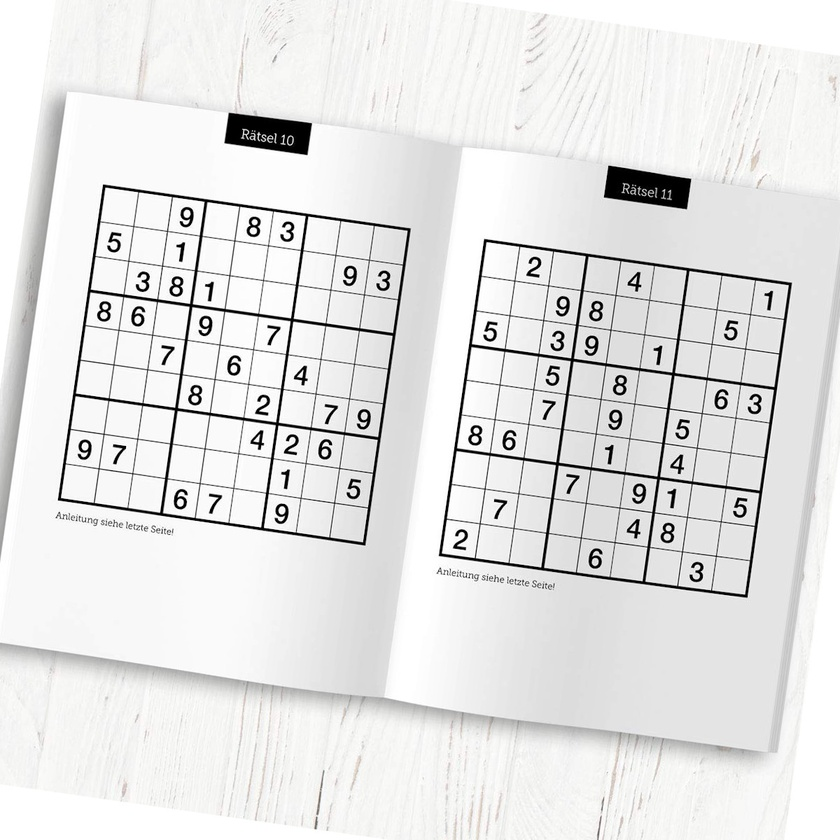
#> input picture thomas/img/sudoku.jpg, 840 x 840 px, shrunk from 1200 x 1200 before the run, found by its file name
$ python houghLine.py
#> lines starting #> are read from the running program, lines starting #| are printed output that depends on the picture; after the words box and inside, x2 and y2 are one past the last pixel; in counts of white or black regions, pixels touching at a corner belong together
# https://opencv-python-tutroals.readthedocs.io/en/latest/py_tutorials/py_imgproc/py_houghlines/py_houghlines.html

import cv2
import numpy as np

img = cv2.imread('img/sudoku.jpg')
#> img is the input picture: shape (840, 840, 3); mean B, G, R 228.2, 228.8, 228.8
gray = cv2.cvtColor(img,cv2.COLOR_BGR2GRAY)
edges = cv2.Canny(gray,150,250,apertureSize = 3)
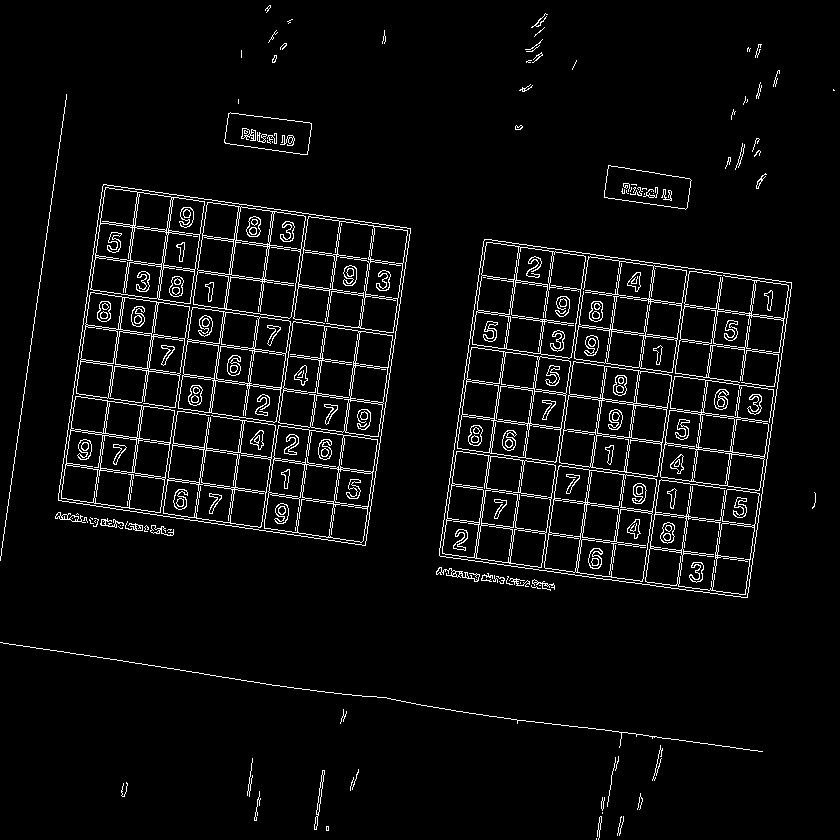
#> edges: shape (840, 840); 4.7% white in thin lines or dots
minLineLength = 100
maxLineGap = 10
lines = cv2.HoughLinesP(edges,1,np.pi/180,100,minLineLength,maxLineGap)
#> lines = 250 rows, first 6: [357, 434, 369, 435], [598, 258, 652, 265], [591, 467, 616, 470], [13, 470, 21, 408], [627, 404, 647, 406], [536, 389, 565, 393]
for x1,y1,x2,y2 in lines[0]:
    cv2.line(img,(x1,y1),(x2,y2),(255,0,0),2)
#> this loop made 1 pass
#> img: shape (840, 840, 3); 0.01% of pixels changed, all inside (x1, y1, x2, y2) = (356, 433, 371, 437)

gray = cv2.cvtColor(img,cv2.COLOR_BGR2GRAY)
edges = cv2.Canny(gray,50,150,apertureSize = 3)
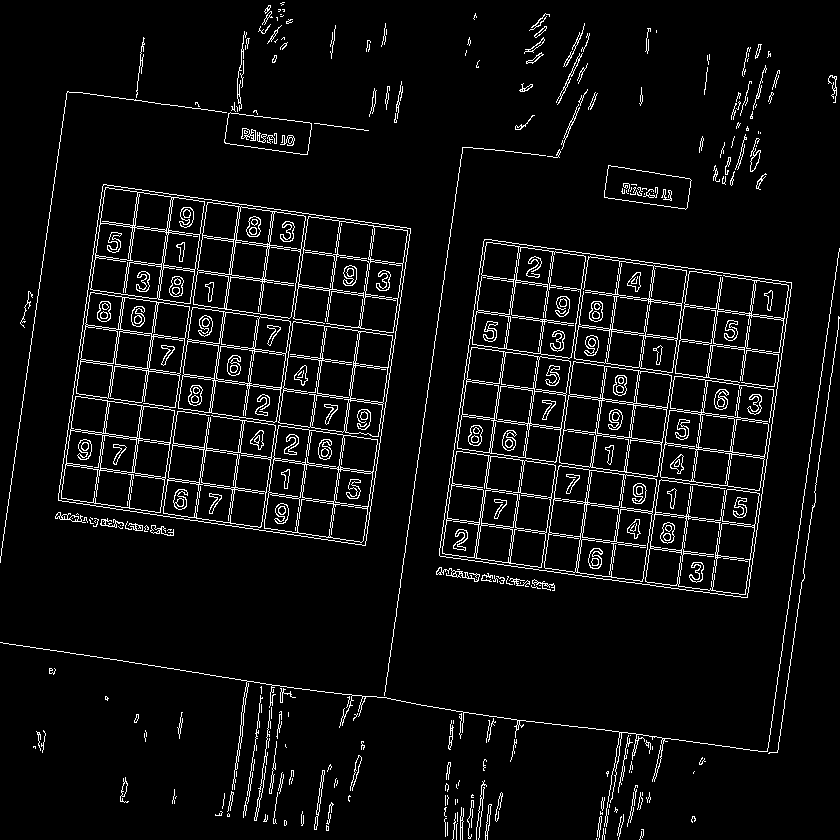
#> edges: shape (840, 840); 5.6% white in thin lines or dots

lines = cv2.HoughLines(edges,1,np.pi/180,200)
#> lines = 59 rows, first 8: [242, 1.71], [312, 1.71], [310, 1.71], [417, 1.71], [347, 1.71], [415, 1.71], [240, 1.71], [380, 1.71]
for rho,theta in lines[0]:
    a = np.cos(theta)
    b = np.sin(theta)
    x0 = a*rho
    y0 = b*rho
    x1 = int(x0 + 1000*(-b))
    y1 = int(y0 + 1000*(a))
    x2 = int(x0 - 1000*(-b))
    y2 = int(y0 - 1000*(a))

    cv2.line(img,(x1,y1),(x2,y2),(0,0,255),2)
#> this loop made 1 pass
#> (rho, theta, a, b, x0, y0, x1, y1) on pass 1: (242, 1.71, -0.139, 0.99, -33.68, 239.6, -1023, 100)
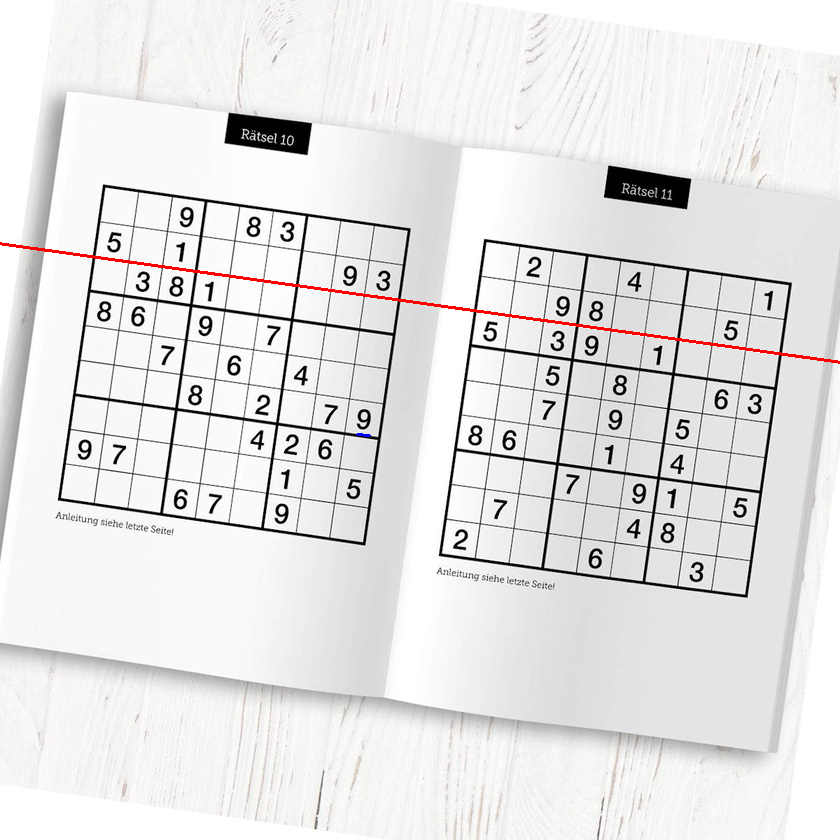
#> img: shape (840, 840, 3); mean B, G, R 227.6, 228.1, 229.1

# Output img with window name as 'image'
cv2.imshow('image1', img)

# Maintain output window utill
# user presses a key
cv2.waitKey(0)

# Destroying present windows on screen
cv2.destroyAllWindows()

$ run again, with thomas/img/houghlines3.jpg copied over thomas/img/sudoku.jpg
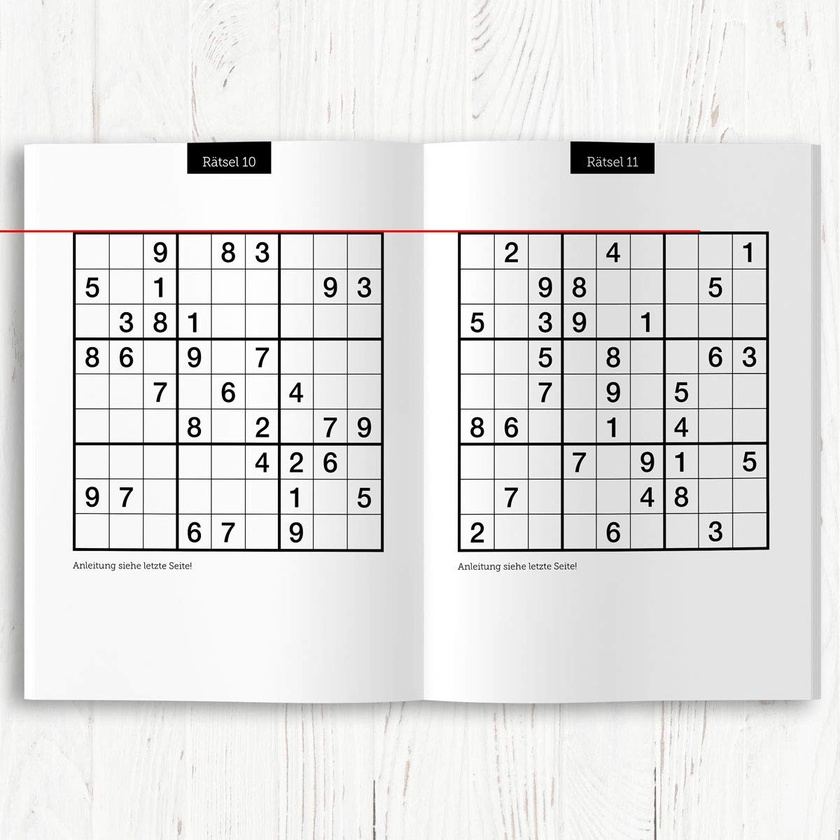
#> input picture thomas/img/houghlines3.jpg, 840 x 840 px, shrunk from 1200 x 1200 before the run, found by its file name
#> img is the input picture: shape (840, 840, 3); mean B, G, R 226.4, 227.1, 227.5
#> `edges = cv2.Canny(gray,150,250,apertureSize = 3)`:
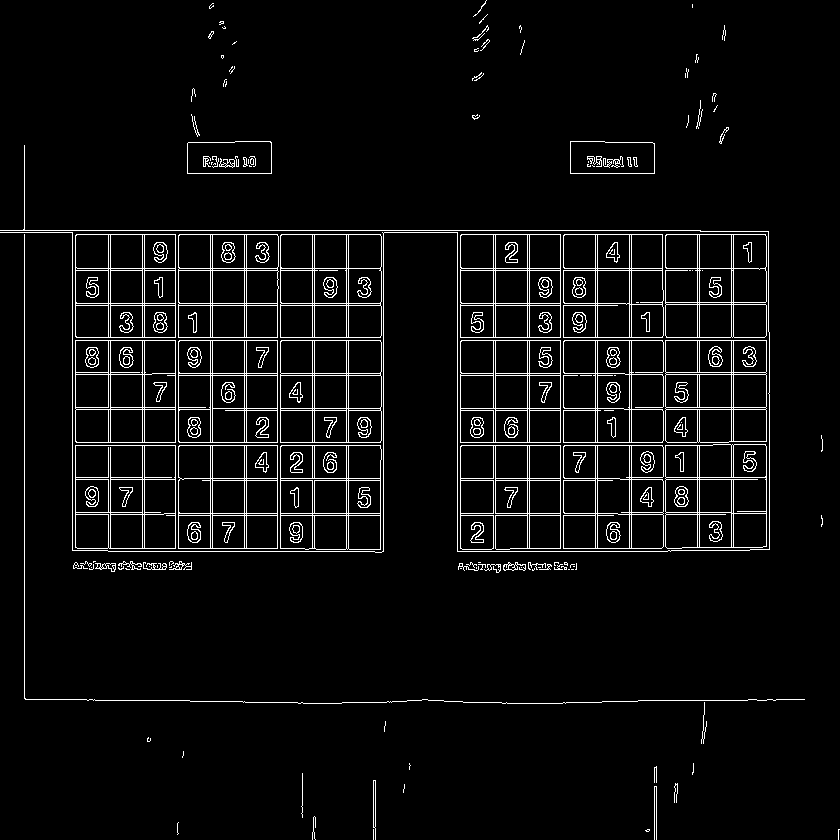
#> edges: shape (840, 840); 4.8% white in thin lines or dots
#> `lines = cv2.HoughLinesP(edges,1,np.pi/180,100,minLineLength,maxLineGap)`: lines = 241 rows, first 6: [0, 230, 700, 230], [24, 698, 24, 234], [461, 234, 560, 234], [665, 340, 766, 340], [280, 442, 380, 442], [179, 445, 277, 445]
#> the loop `for x1,y1,x2,y2 in lines[0]:` made 1 pass
#> `lines = cv2.HoughLines(edges,1,np.pi/180,200)`: lines = 66 rows, first 8: [228, 1.57], [340, 1.57], [234, 1.57], [337, 1.57], [268, 1.57], [442, 1.57], [445, 1.57], [24, 0]
#> the loop `for rho,theta in lines[0]:` made 1 pass
#> (rho, theta, a, b, x0, y0, x1, y1) on pass 1: (228, 1.57, -4.37e-08, 1, -9.97e-06, 228, -1000, 227)
#> after the loop `for rho,theta in lines[0]:`:
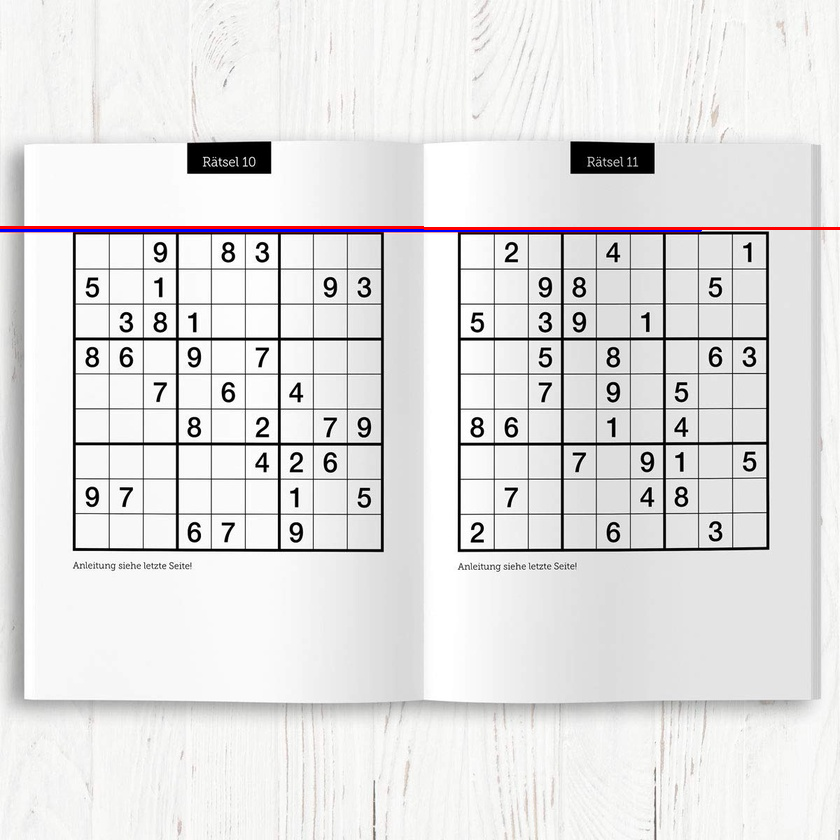
#> img: shape (840, 840, 3); mean B, G, R 226, 226, 227.1
